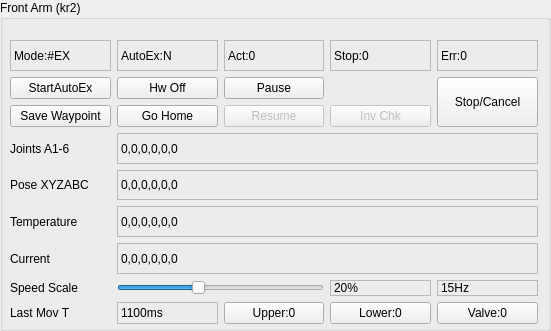
       <widget class="QGroupBox" name="frontarmgroupBox">
        <property name="geometry">
         <rect>
          <x>700</x>
          <y>10</y>
          <width>551</width>
          <height>331</height>
         </rect>
        </property>
        <property name="sizePolicy">
         <sizepolicy hsizetype="Fixed" vsizetype="Fixed">
          <horstretch>0</horstretch>
          <verstretch>0</verstretch>
         </sizepolicy>
        </property>
        <property name="title">
         <string>Front Arm (kr2)</string>
        </property>
        <widget class="QWidget" name="verticalLayoutWidget_2">
         <property name="geometry">
          <rect>
           <x>10</x>
           <y>40</y>
           <width>528</width>
           <height>284</height>
          </rect>
         </property>
         <layout class="QGridLayout" name="gridLayout_2">
          <item row="2" column="2">
           <widget class="QPushButton" name="resumeMoveButton_2">
            <property name="enabled">
             <bool>false</bool>
            </property>
            <property name="text">
             <string>Resume</string>
            </property>
           </widget>
          </item>
          <item row="5" column="0">
           <widget class="QLabel" name="label_11">
            <property name="text">
             <string>Temperature</string>
            </property>
           </widget>
          </item>
          <item row="0" column="1">
           <widget class="QLabel" name="autoExLabel_2">
            <property name="frameShape">
             <enum>QFrame::StyledPanel</enum>
            </property>
            <property name="text">
             <string>AutoEx:N</string>
            </property>
           </widget>
          </item>
          <item row="8" column="0">
           <widget class="QLabel" name="label_14">
            <property name="text">
             <string>Last Mov T</string>
            </property>
           </widget>
          </item>
          <item row="0" column="3">
           <widget class="QLabel" name="stopCodeLabel_2">
            <property name="frameShape">
             <enum>QFrame::StyledPanel</enum>
            </property>
            <property name="text">
             <string>Stop:0</string>
            </property>
           </widget>
          </item>
          <item row="6" column="0">
           <widget class="QLabel" name="label_13">
            <property name="text">
             <string>Current</string>
            </property>
           </widget>
          </item>
          <item row="1" column="2">
           <widget class="QPushButton" name="pauseMoveButton_2">
            <property name="text">
             <string>Pause</string>
            </property>
           </widget>
          </item>
          <item row="0" column="0">
           <widget class="QLabel" name="krcModeLabel_2">
            <property name="frameShape">
             <enum>QFrame::StyledPanel</enum>
            </property>
            <property name="text">
             <string>Mode:#EX</string>
            </property>
           </widget>
          </item>
          <item row="4" column="0">
           <widget class="QLabel" name="label_10">
            <property name="text">
             <string>Pose XYZABC</string>
            </property>
           </widget>
          </item>
          <item row="8" column="1">
           <widget class="QLabel" name="lastMoveTLabel_2">
            <property name="frameShape">
             <enum>QFrame::StyledPanel</enum>
            </property>
            <property name="text">
             <string>1100ms</string>
            </property>
           </widget>
          </item>
          <item row="7" column="0">
           <widget class="QLabel" name="label_9">
            <property name="text">
             <string>Speed Scale</string>
            </property>
           </widget>
          </item>
          <item row="0" column="2">
           <widget class="QLabel" name="actionCodeLabel_2">
            <property name="frameShape">
             <enum>QFrame::StyledPanel</enum>
            </property>
            <property name="text">
             <string>Act:0</string>
            </property>
           </widget>
          </item>
          <item row="4" column="1" colspan="4">
           <widget class="QLabel" name="poseLabel_2">
            <property name="frameShape">
             <enum>QFrame::StyledPanel</enum>
            </property>
            <property name="text">
             <string>0,0,0,0,0,0</string>
            </property>
            <property name="alignment">
             <set>Qt::AlignLeading|Qt::AlignLeft|Qt::AlignVCenter</set>
            </property>
           </widget>
          </item>
          <item row="5" column="1" colspan="4">
           <widget class="QLabel" name="tempLabel_2">
            <property name="frameShape">
             <enum>QFrame::StyledPanel</enum>
            </property>
            <property name="text">
             <string>0,0,0,0,0,0</string>
            </property>
            <property name="alignment">
             <set>Qt::AlignLeading|Qt::AlignLeft|Qt::AlignVCenter</set>
            </property>
           </widget>
          </item>
          <item row="6" column="1" colspan="4">
           <widget class="QLabel" name="currentLabel_2">
            <property name="frameShape">
             <enum>QFrame::StyledPanel</enum>
            </property>
            <property name="text">
             <string>0,0,0,0,0,0</string>
            </property>
            <property name="alignment">
             <set>Qt::AlignLeading|Qt::AlignLeft|Qt::AlignVCenter</set>
            </property>
           </widget>
          </item>
          <item row="3" column="1" colspan="4">
           <widget class="QLabel" name="jointsLabel_2">
            <property name="font">
             <font>
              <weight>50</weight>
              <bold>false</bold>
             </font>
            </property>
            <property name="frameShape">
             <enum>QFrame::StyledPanel</enum>
            </property>
            <property name="text">
             <string>0,0,0,0,0,0</string>
            </property>
            <property name="alignment">
             <set>Qt::AlignLeading|Qt::AlignLeft|Qt::AlignVCenter</set>
            </property>
           </widget>
          </item>
          <item row="3" column="0">
           <widget class="QLabel" name="label_12">
            <property name="text">
             <string>Joints A1-6</string>
            </property>
           </widget>
          </item>
          <item row="8" column="2">
           <widget class="QPushButton" name="doUpPushButton_2">
            <property name="text">
             <string>Upper:0</string>
            </property>
           </widget>
          </item>
          <item row="8" column="3">
           <widget class="QPushButton" name="doLoPushButton_2">
            <property name="text">
             <string>Lower:0</string>
            </property>
           </widget>
          </item>
          <item row="1" column="0">
           <widget class="QPushButton" name="startAutoExButton_2">
            <property name="text">
             <string>StartAutoEx</string>
            </property>
           </widget>
          </item>
          <item row="1" column="1">
           <widget class="QPushButton" name="disablebutton_2">
            <property name="text">
             <string>Hw Off</string>
            </property>
           </widget>
          </item>
          <item row="2" column="0">
           <widget class="QPushButton" name="saveWaypointButton_2">
            <property name="text">
             <string>Save Waypoint</string>
            </property>
           </widget>
          </item>
          <item row="2" column="1">
           <widget class="QPushButton" name="goHomeButton_2">
            <property name="text">
             <string>Go Home</string>
            </property>
           </widget>
          </item>
          <item row="0" column="4">
           <widget class="QLabel" name="errorCodeLabel_2">
            <property name="frameShape">
             <enum>QFrame::StyledPanel</enum>
            </property>
            <property name="text">
             <string>Err:0</string>
            </property>
           </widget>
          </item>
          <item row="7" column="1" colspan="2">
           <widget class="QSlider" name="speedHorizontalSlider_2">
            <property name="mouseTracking">
             <bool>true</bool>
            </property>
            <property name="autoFillBackground">
             <bool>false</bool>
            </property>
            <property name="minimum">
             <number>1</number>
            </property>
            <property name="maximum">
             <number>50</number>
            </property>
            <property name="sliderPosition">
             <number>20</number>
            </property>
            <property name="orientation">
             <enum>Qt::Horizontal</enum>
            </property>
           </widget>
          </item>
          <item row="7" column="3">
           <widget class="QLabel" name="speedLabel_2">
            <property name="frameShape">
             <enum>QFrame::StyledPanel</enum>
            </property>
            <property name="text">
             <string>20%</string>
            </property>
           </widget>
          </item>
          <item row="7" column="4">
           <widget class="QLabel" name="refreshLabel_2">
            <property name="frameShape">
             <enum>QFrame::StyledPanel</enum>
            </property>
            <property name="text">
             <string>15Hz</string>
            </property>
           </widget>
          </item>
          <item row="8" column="4">
           <widget class="QPushButton" name="doValvePushButton_2">
            <property name="text">
             <string>Valve:0</string>
            </property>
           </widget>
          </item>
          <item row="1" column="4" rowspan="2">
           <widget class="QPushButton" name="stopMoveButton_2">
            <property name="sizePolicy">
             <sizepolicy hsizetype="Minimum" vsizetype="Expanding">
              <horstretch>0</horstretch>
              <verstretch>0</verstretch>
             </sizepolicy>
            </property>
            <property name="text">
             <string>Stop/Cancel</string>
            </property>
           </widget>
          </item>
          <item row="2" column="3">
           <widget class="QPushButton" name="goInvCheckButton">
            <property name="enabled">
             <bool>false</bool>
            </property>
            <property name="text">
             <string>Inv Chk</string>
            </property>
           </widget>
          </item>
         </layout>
        </widget>
       </widget>
